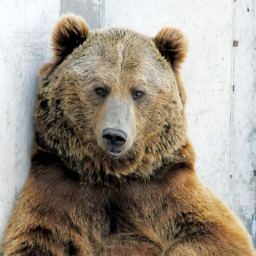
%> input picture HW1/img.png, 256 x 256 px
$ octave Main.m   (GNU Octave 9; MATLAB toolbox functions it lacks are replaced by stand-ins)
%> lines starting %> are read from the running program, lines starting %| are printed output that depends on the picture
### HW1/calcMSE.m
%%calculate MSE for uniform quantization
function [MSE,rep,dec] = calcMSE(PDF,b)
    rep_num=2^b;
    delta=256/rep_num;
    MSE=0;
    dec = [];
    rep = [];
    val = 1:1:256;
    for i=1 :rep_num
        dec = [dec (i-1)*delta+1];
        Q_x = sum(val((i-1)*delta+1 : i*delta))/delta;
        rep = [rep Q_x];
        for j=(i-1)*delta+1 : i*delta
            MSE= MSE+(PDF(j)*(j-Q_x).^2);
        end
    end
    dec = [dec i*delta];
end

### HW1/Max_Loyd.m
function [dec_f,rep,MSE] = Max_Loyd(PDF,dec,epsilon)
    rep = zeros(1,size(dec,2)-1);
    MSE_old = 0;
    MSE_curr = 0;
    val = 1:1:256;
    while(1)
        %calculating optimal representation levels
        for i = 1 : size(rep,2)
            rep(i)=sum(val(dec(i):dec(i+1)).*PDF(dec(i):dec(i+1))');
            rep(i) = rep(i)/sum(PDF(dec(i):dec(i+1)));
        end
        %calculate optimal decesion levels
        for i =2 : size(dec,2)-1
            dec(i) = round((rep(i)+rep(i-1))/2);
        end

        %calculat new MSE and comapre to old one
        for i=1 : size(rep,2)
           for k=dec(i) : dec(i+1)
               MSE_curr=MSE_curr+PDF(k).*(k-rep(i)).^2;
           end
        end
        if abs(MSE_old-MSE_curr)<epsilon
            break;
        end
        MSE_old = MSE_curr;
        MSE_curr = 0;
    end
    MSE = MSE_curr;
    dec_f = dec;
end

### HW1/Main.m
%% read the image
clear;clc;
A = imread('img.png');
%> A is the input picture: size 256x256x3 uint8; mean R, G, B 156, 147.1, 133.9
A = rgb2gray(A);
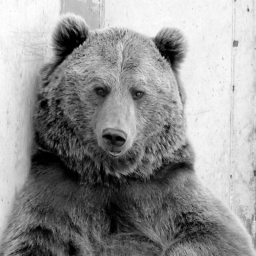
%> A: size 256x256 uint8; min 0, max 254, mean 148.2
%imshow(A,[0,255]);
PDF=imhist(A)/(256^2);
%> PDF = 256 values, max 0.0172 at index 244, min 0 at index 256, mean 0.00391
epsilon = 1*10^10;
rng(42);
%% Q2 - Uniform quantization
figure(1);
hold on;
figure(2);
hold on;
for b=1 : 8
%> this loop made 8 passes; what is shown inside it comes from the first
   [MSE,rep,dec]=calcMSE(PDF,b);
%> after the loop in calcMSE, `for i=1 :rep_num`: MSE = 1415.1; dec = [1 129]; rep = [64.5 192.5]
%> in calcMSE, `dec = [dec i*delta];`: dec = [1 129 256]
%> MSE = 1415.1; rep = [64.5 192.5]; dec = [1 129 256]
   figure(1);
   scatter(b,MSE,'k','filled');
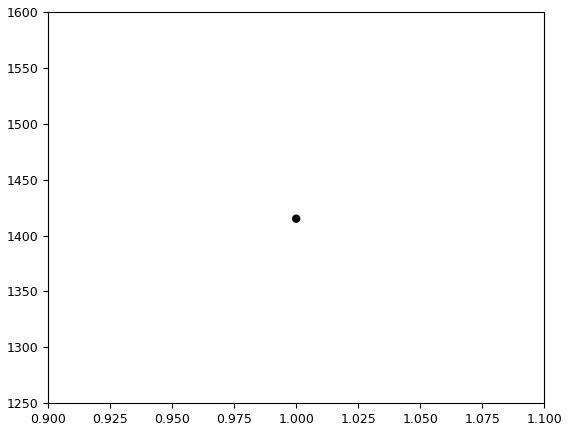
%> figure redrawn from the program's plot data

   figure(2);
   for i=1 : size(dec,2)
      scatter(b,dec(i),'r');
   end
   for i=1 : size(rep,2)
      scatter(b,rep(i),'b')
   end
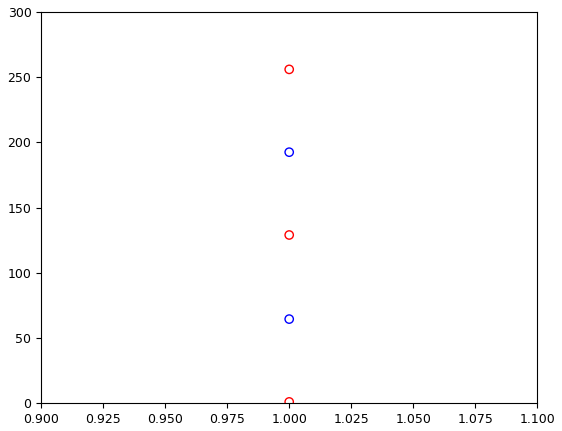
%> figure redrawn from the program's plot data
%> this loop made 8 passes; what is shown inside it comes from the first
end

figure(1);
title('MSE as function of bit budget b');
xlabel('b');
ylabel('MSE');
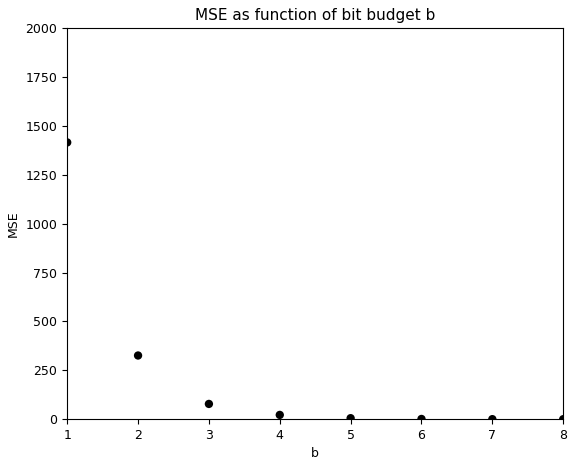
%> figure redrawn from the program's plot data
hold off;

figure(2);
title('decision and representation levels for representive b values');
xlabel('b');
ylabel('representive and decision levels');
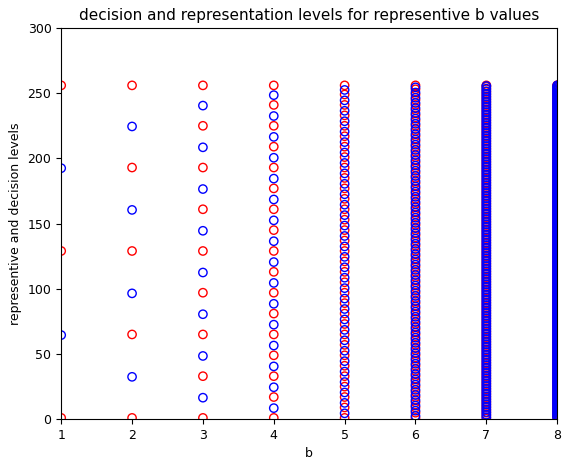
%> figure redrawn from the program's plot data
hold off;

%% Max_Lloyd-Q4
figure(3);
hold on;
figure(4);
hold on;
for b = 1 : 8
    dec = [1];
    delta = 256/(2^b);
    for i = 2 : (2^b)
        dec = [dec delta*(i-1)];
    end
    dec = [dec 256];
   [dec,rep,MSE] = Max_Loyd(PDF,dec,epsilon);
%> after the loop in Max_Loyd, `while(1)`: dec = [1 137 256]; rep = [69.62 205.2]
%> in Max_Loyd, `MSE = MSE_curr;`: MSE = 1282.1
%> in Max_Loyd, `dec_f = dec;`: dec_f = [1 137 256]
%> dec = [1 137 256]; rep = [69.62 205.2]; MSE = 1282.1

   figure(3);
   scatter(b,MSE,'k','filled');

   figure(4);
   for i=1 : size(dec,2)
      scatter(b,dec(i),'r');
   end
   for i=1 : size(rep,2)
      scatter(b,rep(i),'b')
   end
%> this loop made 8 passes; what is shown inside it comes from the first
end

figure(3);
title('Q4 - MSE values');
xlabel('b');
ylabel('MSE');
hold off;

figure(4);
title('Q4-decision and representation levels for representive b values');
xlabel('b');
ylabel('representive and decision levels');
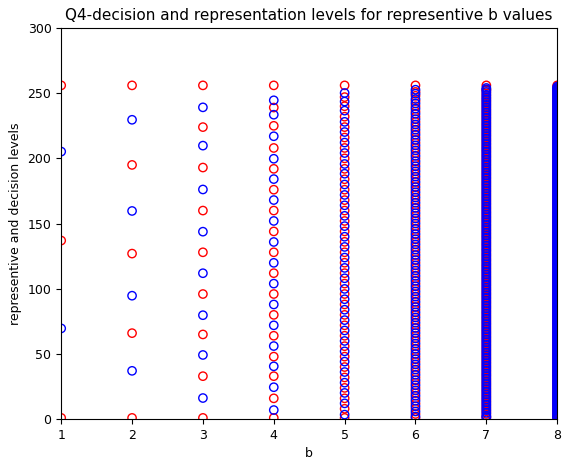
%> figure redrawn from the program's plot data
hold off;

%% Q5 - random quantizations

figure(5);
hold on;
figure(6);
hold on;
for b = 1 : 8
    dec = sort(ceil((255-2).*rand(1,(2^b)-1)+2),'ascend');
    dec = [1 dec 256];
   [dec,rep,MSE] = Max_Loyd(PDF,dec,epsilon);
%> dec = [1 153 256]; rep = [86.42 220]; MSE = 1283.5

   figure(5);
   scatter(b,MSE,'k','filled');

   figure(6);
   for i=1 : size(dec,2)
      scatter(b,dec(i),'r');
   end
   for i=1 : size(rep,2)
      scatter(b,rep(i),'b')
   end
end

figure(5);
title('Q5 - MSE values');
xlabel('b');
ylabel('MSE');
hold off;

figure(6);
title('Q5-decision and representation levels for representive b values');
xlabel('b');
ylabel('representive and decision levels');
hold off;
%> (the run ends here)
